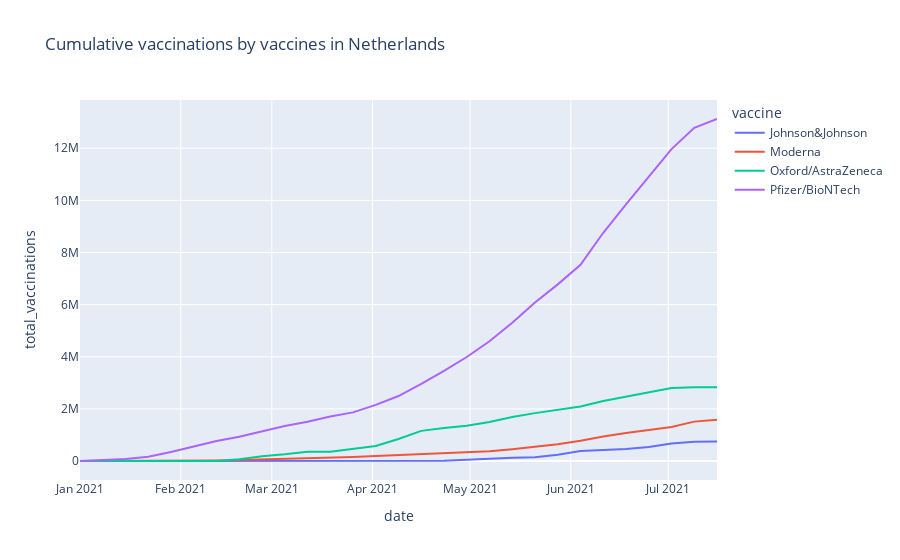

Here is the notebook cell this chart was saved with:
### Code cell
manu_netherlands=manu.loc[manu['location']=='Netherlands']
fig=px.line(manu_netherlands,x='date',y='total_vaccinations',color='vaccine',title='Cumulative vaccinations by vaccines in Netherlands')
fig.show()
